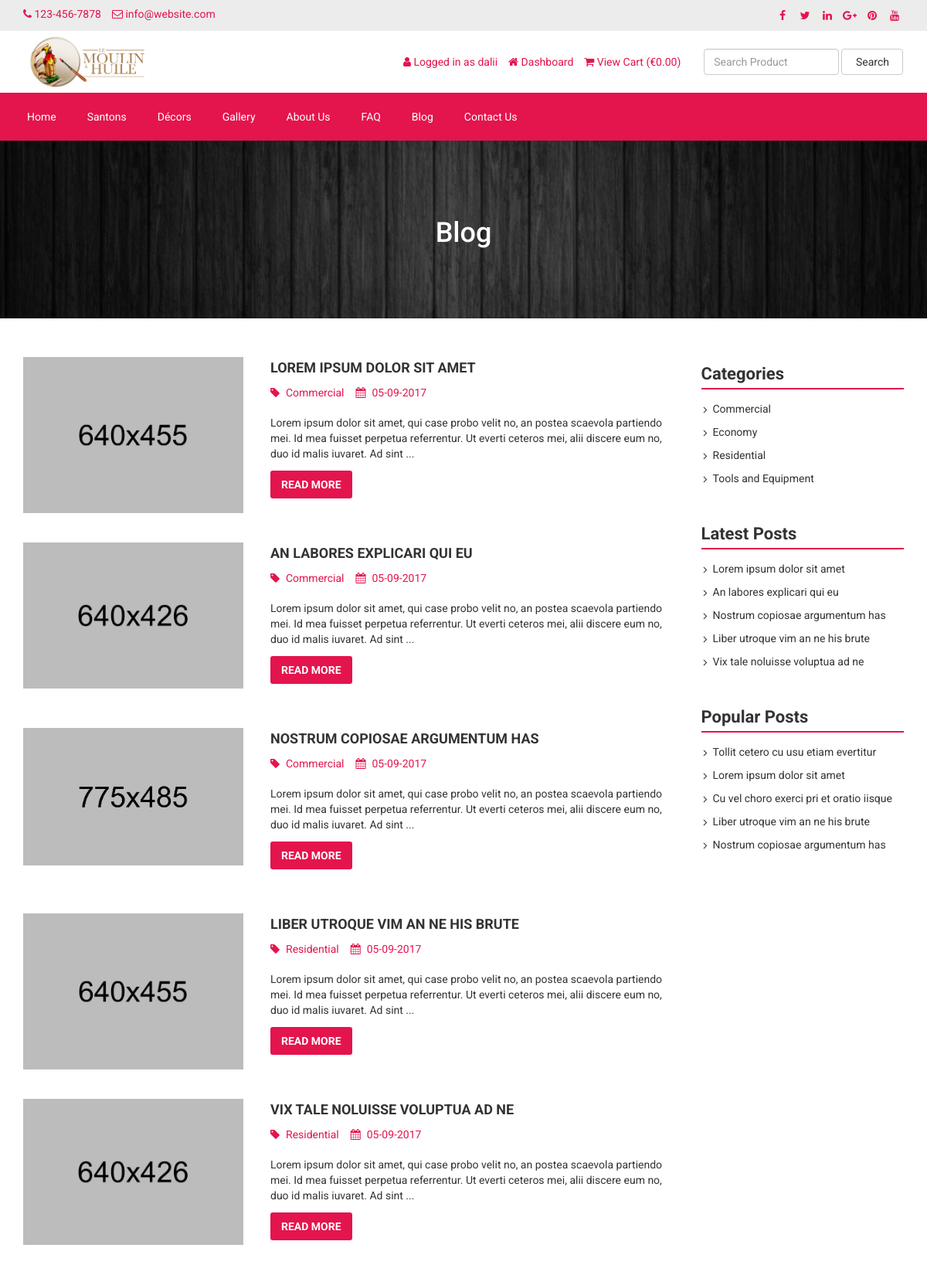
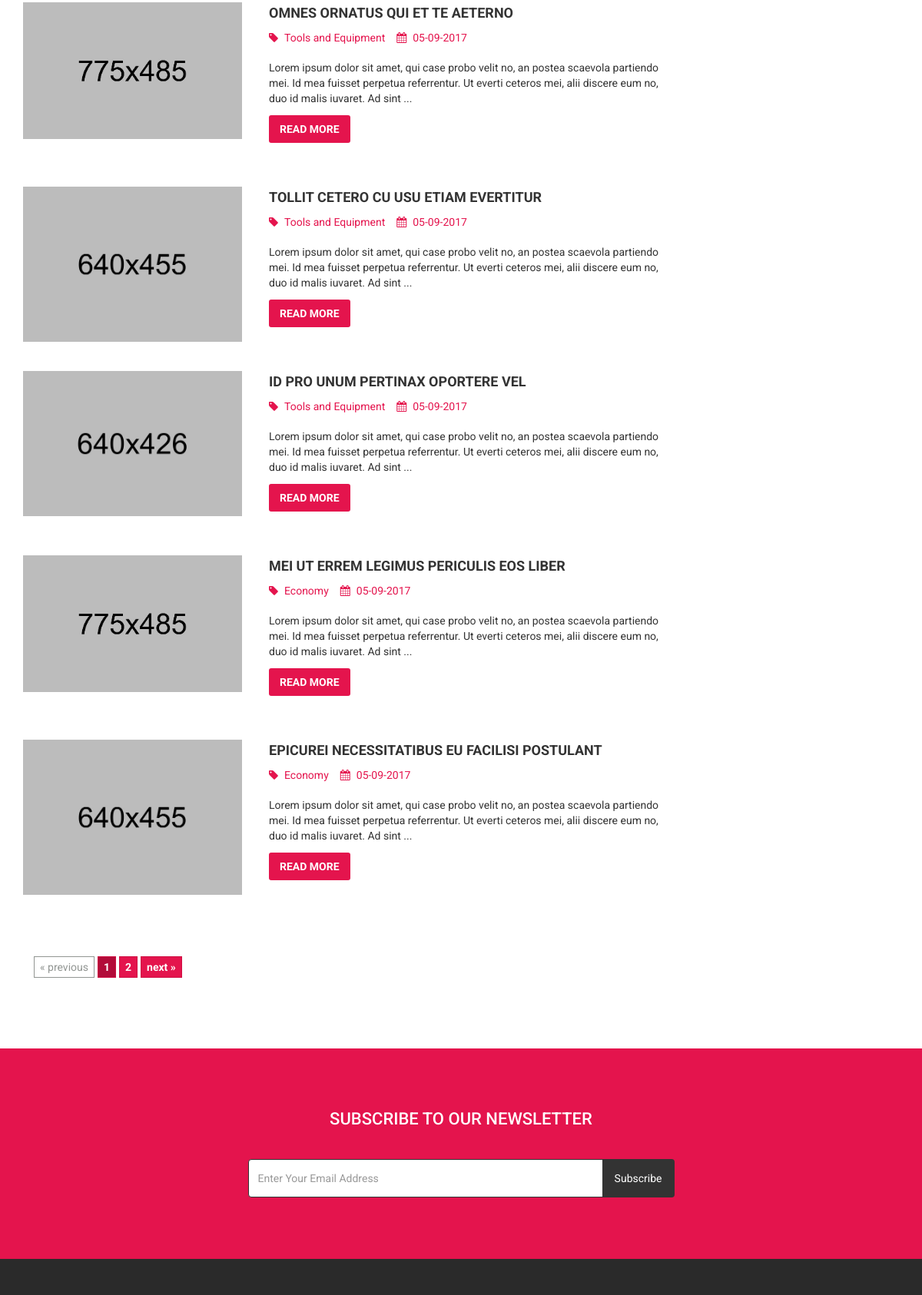
Screenshot of /blog.php (signed in, upper part) with the database file from the repository (2 pictures, top to bottom).
### tables this page shows
CREATE TABLE `tbl_settings` (
  `id` int(11) NOT NULL,
  `logo` varchar(255) NOT NULL,
  `favicon` varchar(255) NOT NULL,
  `footer_about` text NOT NULL,
  `footer_copyright` text NOT NULL,
  `contact_address` text NOT NULL,
  `contact_email` varchar(255) NOT NULL,
  `contact_phone` varchar(255) NOT NULL,
  `contact_fax` varchar(255) NOT NULL,
  `contact_map_iframe` text NOT NULL,
  `receive_email` varchar(255) NOT NULL,
  `receive_email_subject` varchar(255) NOT NULL,
  `receive_email_thank_you_message` text NOT NULL,
  `forget_password_message` text NOT NULL,
  `total_recent_post_footer` int(10) NOT NULL,
  `total_popular_post_footer` int(10) NOT NULL,
  `total_recent_post_sidebar` int(11) NOT NULL,
  `total_popular_post_sidebar` int(11) NOT NULL,
  `total_featured_product_home` int(11) NOT NULL,
  `total_latest_product_home` int(11) NOT NULL,
  `total_popular_product_home` int(11) NOT NULL,
  `meta_title_home` text NOT NULL,
  `meta_keyword_home` text NOT NULL,
  `meta_description_home` text NOT NULL,
  `banner_login` varchar(255) NOT NULL,
  `banner_registration` varchar(255) NOT NULL,
  `banner_forget_password` varchar(255) NOT NULL,
  `banner_reset_password` varchar(255) NOT NULL,
  `banner_search` varchar(255) NOT NULL,
  `banner_cart` varchar(255) NOT NULL,
  `banner_checkout` varchar(255) NOT NULL,
  `banner_product_category` varchar(255) NOT NULL,
  `banner_blog` varchar(255) NOT NULL,
  `cta_title` varchar(255) NOT NULL,
  `cta_content` text NOT NULL,
  `cta_read_more_text` varchar(255) NOT NULL,
  `cta_read_more_url` varchar(255) NOT NULL,
  `cta_photo` varchar(255) NOT NULL,
  `featured_product_title` varchar(255) NOT NULL,
  `featured_product_subtitle` varchar(255) NOT NULL,
  `latest_product_title` varchar(255) NOT NULL,
  `latest_product_subtitle` varchar(255) NOT NULL,
  `popular_product_title` varchar(255) NOT NULL,
  `popular_product_subtitle` varchar(255) NOT NULL,
  `testimonial_title` varchar(255) NOT NULL,
  `testimonial_subtitle` varchar(255) NOT NULL,
  `testimonial_photo` varchar(255) NOT NULL,
  `blog_title` varchar(255) NOT NULL,
  `blog_subtitle` varchar(255) NOT NULL,
  `newsletter_text` text NOT NULL,
  `paypal_email` varchar(255) NOT NULL,
  `bank_detail` text NOT NULL,
  `before_head` text NOT NULL,
  `after_body` text NOT NULL,
  `before_body` text NOT NULL,
  `home_service_on_off` int(11) NOT NULL,
  `home_welcome_on_off` int(11) NOT NULL,
  `home_featured_product_on_off` int(11) NOT NULL,
  `home_latest_product_on_off` int(11) NOT NULL,
  `home_popular_product_on_off` int(11) NOT NULL,
  `home_testimonial_on_off` int(11) NOT NULL,
  `home_blog_on_off` int(11) NOT NULL,
  `newsletter_on_off` int(11) NOT NULL,
  `Bitcoin_public_key` text NOT NULL,
  `Bitcoin_private_key` text NOT NULL
);

CREATE TABLE `tbl_social` (
  `social_id` int(11) NOT NULL,
  `social_name` varchar(30) NOT NULL,
  `social_url` varchar(255) NOT NULL,
  `social_icon` varchar(30) NOT NULL
);

CREATE TABLE `tbl_top_category` (
  `tcat_id` int(11) NOT NULL,
  `tcat_name` varchar(255) NOT NULL,
  `show_on_menu` int(1) NOT NULL
);

CREATE TABLE `tbl_page` (
  `id` int(11) NOT NULL,
  `about_title` varchar(255) NOT NULL,
  `about_content` text NOT NULL,
  `about_banner` varchar(255) NOT NULL,
  `about_meta_title` varchar(255) NOT NULL,
  `about_meta_keyword` text NOT NULL,
  `about_meta_description` text NOT NULL,
  `faq_title` varchar(255) NOT NULL,
  `faq_banner` varchar(255) NOT NULL,
  `faq_meta_title` varchar(255) NOT NULL,
  `faq_meta_keyword` text NOT NULL,
  `faq_meta_description` text NOT NULL,
  `blog_title` varchar(255) NOT NULL,
  `blog_banner` varchar(255) NOT NULL,
  `blog_meta_title` varchar(255) NOT NULL,
  `blog_meta_keyword` text NOT NULL,
  `blog_meta_description` text NOT NULL,
  `contact_title` varchar(255) NOT NULL,
  `contact_banner` varchar(255) NOT NULL,
  `contact_meta_title` varchar(255) NOT NULL,
  `contact_meta_keyword` text NOT NULL,
  `contact_meta_description` text NOT NULL,
  `pgallery_title` varchar(255) NOT NULL,
  `pgallery_banner` varchar(255) NOT NULL,
  `pgallery_meta_title` varchar(255) NOT NULL,
  `pgallery_meta_keyword` text NOT NULL,
  `pgallery_meta_description` text NOT NULL,
  `vgallery_title` varchar(255) NOT NULL,
  `vgallery_banner` varchar(255) NOT NULL,
  `vgallery_meta_title` varchar(255) NOT NULL,
  `vgallery_meta_keyword` text NOT NULL,
  `vgallery_meta_description` text NOT NULL
);

CREATE TABLE `tbl_post` (
  `post_id` int(11) NOT NULL,
  `post_title` varchar(255) NOT NULL,
  `post_slug` varchar(255) NOT NULL,
  `post_content` text NOT NULL,
  `post_date` varchar(255) NOT NULL,
  `photo` varchar(255) NOT NULL,
  `category_id` int(11) NOT NULL,
  `total_view` int(11) NOT NULL,
  `meta_title` varchar(255) NOT NULL,
  `meta_keyword` text NOT NULL,
  `meta_description` text NOT NULL
);

CREATE TABLE `tbl_category` (
  `category_id` int(11) NOT NULL,
  `category_name` varchar(255) NOT NULL,
  `category_slug` varchar(255) NOT NULL,
  `meta_title` varchar(255) NOT NULL,
  `meta_keyword` text NOT NULL,
  `meta_description` text NOT NULL
);

### blog.php (the view, shortened to what the rows shown need)
<?php require_once('header.php'); ?>
<?php
$statement = $page->all();
$result = $statement->fetchAll(PDO::FETCH_ASSOC);
foreach ($result as $row) {
    $blog_banner = $row['blog_banner'];
}
?>
<div class="page-banner" style="background-image: url(assets/uploads/<?php echo $blog_banner; ?>);">
    <div class="inner">
        <h1>Blog</h1>
    </div>
</div>
<div class="page">
    <div class="container">
        <div class="row">
            <div class="col-md-9">
                <div class="blog">
                    <div class="row">
                        <div class="col-md-12">
            <?php
            $limit = 10;
            $page = @$_GET['page'];
            if($page)
                $start = ($page - 1) * $limit;
            else
                $start = 0;
            $statement = $post->allWithLimit($start, $limit);
            $result = $statement->fetchAll(PDO::FETCH_ASSOC);
            ?>
                            <?php
                            foreach ($result as $row) {
                                ?>
                                <div class="post-item">
                                    <div class="image-holder">
                                        <img class="img-responsive" src="assets/uploads/<?php echo $row['photo']; ?>" alt="<?php echo $row['post_title']; ?>">
                                    </div>
                                    <div class="text">
                                        <div class="inner">
                                            <h3><a href="blog-single.php?slug=<?php echo $row['post_slug']; ?>"><?php echo $row['post_title']; ?></a></h3>
                                            <ul class="status">
                                                <li><i class="fa fa-tag"></i><a href="category.php?slug=<?php echo $row['category_slug']; ?>"><?php echo $row['category_name']; ?></a></li>
                                                <li><i class="fa fa-calendar"></i><?php echo $row['post_date']; ?></li>
                                            </ul>
                                            <p>
                                                <?php echo substr($row['post_content'],0,200).' ...'; ?>
                                            </p>
                                            <p class="button">
                                                <a href="blog-single.php?slug=<?php echo $row['post_slug']; ?>">Read More</a>
                                            </p>
                                        </div>
                                    </div>
                                </div>
                                <?php
                            }
                            ?>
                        </div>
                    </div>
                </div>
            </div>
            <div class="col-md-3">
                <?php require_once('sidebar.php'); ?>
            </div>
        </div>
    </div>
</div>
<?php require_once('footer.php'); ?>

### header.php (shortened to what the rows shown need)
<?php
include_once("model/Page.php");
$page=new Page();
include_once("model/Settings.php");
$settings= new Settings();
include_once("model/Social.php");
$social= new Social();
include_once("model/Post.php");
$post= new Post();
include_once("model/TopCategory.php");
$topCategory= new TopCategory();
include_once("model/Category.php");
$category= new Category();
include_once("model/Video.php");
$statement = $settings->all();
$result = $statement->fetchAll(PDO::FETCH_ASSOC);
foreach ($result as $row)
{
	$logo = $row['logo'];
	$contact_email = $row['contact_email'];
	$contact_phone = $row['contact_phone'];
}
?>
<!DOCTYPE html>
<html lang="en">
<head>
	<link rel="stylesheet" href="assets/css/bootstrap.min.css">
	<link rel="stylesheet" href="assets/css/font-awesome.min.css">
	<link rel="stylesheet" href="assets/css/owl.carousel.min.css">
	<link rel="stylesheet" href="assets/css/owl.theme.default.min.css">
	<link rel="stylesheet" href="assets/css/jquery.bxslider.min.css">
    <link rel="stylesheet" href="assets/css/magnific-popup.css">
    <link rel="stylesheet" href="assets/css/rating.css">
	<link rel="stylesheet" href="assets/css/spacing.css">
	<link rel="stylesheet" href="assets/css/bootstrap-touch-slider.css">
	<link rel="stylesheet" href="assets/css/animate.min.css">
	<link rel="stylesheet" href="assets/css/tree-menu.css">
	<link rel="stylesheet" href="assets/css/select2.min.css">
	<link rel="stylesheet" href="assets/css/main.css">
	<link rel="stylesheet" href="assets/css/responsive.css">
	<?php
	$statement = $page->all();
	$result = $statement->fetchAll(PDO::FETCH_ASSOC);
		?>
</head>
<body>
<div class="top">
	<div class="container">
		<div class="row">
			<div class="col-md-6 col-sm-6 col-xs-12">
				<div class="left">
					<ul>
						<li><i class="fa fa-phone"></i> <?php echo $contact_phone; ?></li>
						<li><i class="fa fa-envelope-o"></i> <?php echo $contact_email; ?></li>
					</ul>
				</div>
			</div>
			<div class="col-md-6 col-sm-6 col-xs-12">
				<div class="right">
					<ul>
						<?php
						$statement = $social->all();
						$result = $statement->fetchAll(PDO::FETCH_ASSOC);
						foreach ($result as $row) {
							?>
							<?php if($row['social_url'] != ''): ?>
							<li><a href="<?php echo $row['social_url']; ?>"><i class="<?php echo $row['social_icon']; ?>"></i></a></li>
							<?php endif; ?>
							<?php
						}
						?>
					</ul>
				</div>
			</div>
		</div>
	</div>
</div>
<div class="header">
	<div class="container">
		<div class="row inner">
			<div class="col-md-4 logo">
				<a href="index.php"><img src="assets/uploads/<?php echo $logo; ?>" alt="logo image"></a>
			</div>
		</div>
	</div>
</div>
<div class="nav">
	<div class="container">
		<div class="row">
			<div class="col-md-12 pl_0 pr_0">
				<div class="menu-container">
					<div class="menu">
						<ul>
							<?php
							$statement = $topCategory->all();
							$result = $statement->fetchAll(PDO::FETCH_ASSOC);
							foreach ($result as $row) {
								?>
								<li><a href="product-category.php?id=<?php echo $row['tcat_id']; ?>&type=top-category"><?php echo $row['tcat_name']; ?></a>
								</li>
								<?php
							}
							?>
							<?php
							$statement = $page->all();
							$result = $statement->fetchAll(PDO::FETCH_ASSOC);
							foreach ($result as $row) {
								$about_title = $row['about_title'];
								$faq_title = $row['faq_title'];
								$blog_title = $row['blog_title'];
								$contact_title = $row['contact_title'];
							}
							?>
							<li><a href="about.php"><?php echo $about_title; ?></a></li>
							<li><a href="faq.php"><?php echo $faq_title; ?></a></li>
							<li><a href="blog.php"><?php echo $blog_title; ?></a></li>
							<li><a href="contact.php"><?php echo $contact_title; ?></a></li>
						</ul>
					</div>
				</div>
			</div>
		</div>
	</div>
</div>

### sidebar.php (shortened to what the rows shown need)
<?php
$statement = $settings->all();
$result = $statement->fetchAll(PDO::FETCH_ASSOC);
foreach ($result as $row) {
    $total_recent_post_sidebar = $row['total_recent_post_sidebar'];
    $total_popular_post_sidebar = $row['total_popular_post_sidebar'];
}
?>
<div class="sidebar">
    <div class="widget">
        <ul>
            <?php
            $statement = $category->all();
            $result = $statement->fetchAll(PDO::FETCH_ASSOC);
            foreach ($result as $row) {
                ?>
                <li><a href="category.php?slug=<?php echo $row['category_slug']; ?>"><?php echo $row['category_name']; ?></a></li>
                <?php
            }
            ?>
        </ul>
    </div>
    <div class="widget">
        <ul>
            <?php
            $i = 0;
            $statement = $post->allPost();
            $result = $statement->fetchAll(PDO::FETCH_ASSOC);
            foreach ($result as $row) {
                $i++;
                if($i > $total_recent_post_sidebar) {
                    break;
                }
                ?>
                <li><a href="blog-single.php?slug=<?php echo $row['post_slug']; ?>"><?php echo $row['post_title']; ?></a></li>
                <?php
            }
            ?>
        </ul>
    </div>
    <div class="widget">
        <ul>
            <?php
            $i = 0;
            $statement = $post->allPopular();
            $result = $statement->fetchAll(PDO::FETCH_ASSOC);
            foreach ($result as $row) {
                $i++;
                if($i > $total_popular_post_sidebar) {
                    break;
                }
                ?>
                <li><a href="blog-single.php?slug=<?php echo $row['post_slug']; ?>"><?php echo $row['post_title']; ?></a></li>
                <?php
            }
            ?>
        </ul>
    </div>
</div>

### rows the page displays
tbl_settings: contact_phone "123-456-7878", contact_email "info@website.com", logo (picture)
tbl_top_category: tcat_name "Santons"
tbl_top_category: tcat_name "Décors"
tbl_page: about_title "About Us", faq_title "FAQ", blog_title "Blog", contact_title "Contact Us", blog_banner (picture)
tbl_post: photo (picture), post_title "LOREM IPSUM DOLOR SIT AMET", category.category_name "Commercial", post_date "05-09-2017", post_content "Lorem ipsum dolor sit amet, qui case probo velit no, an postea scaevola partiendo mei. Id mea fuisset perpetua referrentur. Ut everti ceteros mei, alii discere eum no, duo id malis iuvaret. Ad sint", post_title "Lorem ipsum dolor sit amet"
tbl_post: photo (picture), post_title "AN LABORES EXPLICARI QUI EU", category.category_name "Commercial", post_date "05-09-2017", post_content "Lorem ipsum dolor sit amet, qui case probo velit no, an postea scaevola partiendo mei. Id mea fuisset perpetua referrentur. Ut everti ceteros mei, alii discere eum no, duo id malis iuvaret. Ad sint", post_title "An labores explicari qui eu"
tbl_post: photo (picture), post_title "NOSTRUM COPIOSAE ARGUMENTUM HAS", category.category_name "Commercial", post_date "05-09-2017", post_content "Lorem ipsum dolor sit amet, qui case probo velit no, an postea scaevola partiendo mei. Id mea fuisset perpetua referrentur. Ut everti ceteros mei, alii discere eum no, duo id malis iuvaret. Ad sint", post_title "Nostrum copiosae argumentum has"
tbl_post: photo (picture), post_title "LIBER UTROQUE VIM AN NE HIS BRUTE", category.category_name "Residential", post_date "05-09-2017", post_content "Lorem ipsum dolor sit amet, qui case probo velit no, an postea scaevola partiendo mei. Id mea fuisset perpetua referrentur. Ut everti ceteros mei, alii discere eum no, duo id malis iuvaret. Ad sint", post_title "Liber utroque vim an ne his brute"
tbl_post: photo (picture), post_title "VIX TALE NOLUISSE VOLUPTUA AD NE", category.category_name "Residential", post_date "05-09-2017", post_content "Lorem ipsum dolor sit amet, qui case probo velit no, an postea scaevola partiendo mei. Id mea fuisset perpetua referrentur. Ut everti ceteros mei, alii discere eum no, duo id malis iuvaret. Ad sint", post_title "Vix tale noluisse voluptua ad ne"
tbl_post: photo (picture), post_title "OMNES ORNATUS QUI ET TE AETERNO", category.category_name "Tools and Equipment", post_date "05-09-2017", post_content "Lorem ipsum dolor sit amet, qui case probo velit no, an postea scaevola partiendo mei. Id mea fuisset perpetua referrentur. Ut everti ceteros mei, alii discere eum no, duo id malis iuvaret. Ad sint"
tbl_post: photo (picture), post_title "TOLLIT CETERO CU USU ETIAM EVERTITUR", category.category_name "Tools and Equipment", post_date "05-09-2017", post_content "Lorem ipsum dolor sit amet, qui case probo velit no, an postea scaevola partiendo mei. Id mea fuisset perpetua referrentur. Ut everti ceteros mei, alii discere eum no, duo id malis iuvaret. Ad sint", post_title "Tollit cetero cu usu etiam evertitur"
tbl_post: photo (picture), post_title "ID PRO UNUM PERTINAX OPORTERE VEL", category.category_name "Tools and Equipment", post_date "05-09-2017", post_content "Lorem ipsum dolor sit amet, qui case probo velit no, an postea scaevola partiendo mei. Id mea fuisset perpetua referrentur. Ut everti ceteros mei, alii discere eum no, duo id malis iuvaret. Ad sint"
tbl_post: photo (picture), post_title "MEI UT ERREM LEGIMUS PERICULIS EOS LIBER", category.category_name "Economy", post_date "05-09-2017", post_content "Lorem ipsum dolor sit amet, qui case probo velit no, an postea scaevola partiendo mei. Id mea fuisset perpetua referrentur. Ut everti ceteros mei, alii discere eum no, duo id malis iuvaret. Ad sint"
tbl_post: photo (picture), post_title "EPICUREI NECESSITATIBUS EU FACILISI POSTULANT", category.category_name "Economy", post_date "05-09-2017", post_content "Lorem ipsum dolor sit amet, qui case probo velit no, an postea scaevola partiendo mei. Id mea fuisset perpetua referrentur. Ut everti ceteros mei, alii discere eum no, duo id malis iuvaret. Ad sint"
tbl_category: category_name "Commercial"
tbl_category: category_name "Economy"
tbl_category: category_name "Residential"
tbl_category: category_name "Tools and Equipment"
tbl_post: post_title "Cu vel choro exerci pri et oratio iisque"

### other values shown
LANG_VALUE_13 "Logged in as"
$_SESSION['customer']['cust_name'] "dalii"
LANG_VALUE_89 "Dashboard"
LANG_VALUE_19 "View Cart"
LANG_VALUE_1 "€"
LANG_VALUE_3 "Search"
LANG_VALUE_93 "SUBSCRIBE TO OUR NEWSLETTER"
LANG_VALUE_92 "Subscribe"
